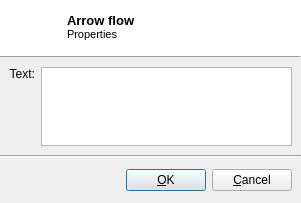
<?xml version="1.0" encoding="UTF-8"?>
<ui version="4.0">
 <class>ArrowFlowPropertiesDialog</class>
 <widget class="QDialog" name="ArrowFlowPropertiesDialog">
  <property name="geometry">
   <rect>
    <x>0</x>
    <y>0</y>
    <width>301</width>
    <height>203</height>
   </rect>
  </property>
  <property name="windowTitle">
   <string>Edit item</string>
  </property>
  <layout class="QVBoxLayout" name="verticalLayout">
   <property name="spacing">
    <number>0</number>
   </property>
   <property name="leftMargin">
    <number>0</number>
   </property>
   <property name="topMargin">
    <number>0</number>
   </property>
   <property name="rightMargin">
    <number>0</number>
   </property>
   <property name="bottomMargin">
    <number>2</number>
   </property>
   <item>
    <widget class="QFrame" name="frame_2">
     <property name="minimumSize">
      <size>
       <width>0</width>
       <height>55</height>
      </size>
     </property>
     <property name="maximumSize">
      <size>
       <width>16777215</width>
       <height>55</height>
      </size>
     </property>
     <property name="styleSheet">
      <string notr="true">background-color: white;</string>
     </property>
     <property name="frameShadow">
      <enum>QFrame::Raised</enum>
     </property>
     <layout class="QHBoxLayout" name="horizontalLayout_2">
      <property name="spacing">
       <number>15</number>
      </property>
      <property name="leftMargin">
       <number>20</number>
      </property>
      <item>
       <widget class="QLabel" name="label_3">
        <property name="minimumSize">
         <size>
          <width>32</width>
          <height>32</height>
         </size>
        </property>
        <property name="maximumSize">
         <size>
          <width>32</width>
          <height>32</height>
         </size>
        </property>
        <property name="text">
         <string/>
        </property>
        <property name="pixmap">
         <pixmap resource="../res.qrc">:/dlg/res/32/contact-new.png</pixmap>
        </property>
       </widget>
      </item>
      <item>
       <widget class="QLabel" name="label_4">
        <property name="text">
         <string>&lt;!DOCTYPE HTML PUBLIC &quot;-//W3C//DTD HTML 4.0//EN&quot; &quot;http://www.w3.org/TR/REC-html40/strict.dtd&quot;&gt;
&lt;html&gt;&lt;head&gt;&lt;meta name=&quot;qrichtext&quot; content=&quot;1&quot; /&gt;&lt;style type=&quot;text/css&quot;&gt;
p, li { white-space: pre-wrap; }
&lt;/style&gt;&lt;/head&gt;&lt;body style=&quot; font-family:'MS Shell Dlg 2'; font-size:8.25pt; font-weight:400; font-style:normal;&quot;&gt;
&lt;p style=&quot; margin-top:0px; margin-bottom:0px; margin-left:0px; margin-right:0px; -qt-block-indent:0; text-indent:0px;&quot;&gt;&lt;span style=&quot; font-size:10pt; font-weight:600;&quot;&gt;Arrow flow&lt;/span&gt;&lt;/p&gt;
&lt;p style=&quot; margin-top:0px; margin-bottom:0px; margin-left:0px; margin-right:0px; -qt-block-indent:0; text-indent:0px;&quot;&gt;&lt;span style=&quot; font-size:8pt;&quot;&gt;Properties&lt;/span&gt;&lt;/p&gt;&lt;/body&gt;&lt;/html&gt;</string>
        </property>
       </widget>
      </item>
     </layout>
    </widget>
   </item>
   <item>
    <widget class="Line" name="line">
     <property name="frameShadow">
      <enum>QFrame::Raised</enum>
     </property>
     <property name="orientation">
      <enum>Qt::Horizontal</enum>
     </property>
    </widget>
   </item>
   <item>
    <widget class="QFrame" name="frame">
     <property name="frameShadow">
      <enum>QFrame::Raised</enum>
     </property>
     <layout class="QGridLayout" name="gridLayout">
      <item row="0" column="0">
       <widget class="QLabel" name="label">
        <property name="text">
         <string>Text:</string>
        </property>
        <property name="alignment">
         <set>Qt::AlignRight|Qt::AlignTop|Qt::AlignTrailing</set>
        </property>
       </widget>
      </item>
      <item row="0" column="1">
       <widget class="QPlainTextEdit" name="txtText"/>
      </item>
     </layout>
    </widget>
   </item>
   <item>
    <widget class="Line" name="line_2">
     <property name="orientation">
      <enum>Qt::Horizontal</enum>
     </property>
    </widget>
   </item>
   <item>
    <widget class="QFrame" name="frame_3">
     <property name="minimumSize">
      <size>
       <width>0</width>
       <height>43</height>
      </size>
     </property>
     <property name="maximumSize">
      <size>
       <width>16777215</width>
       <height>43</height>
      </size>
     </property>
     <property name="frameShadow">
      <enum>QFrame::Raised</enum>
     </property>
     <layout class="QHBoxLayout" name="horizontalLayout">
      <property name="topMargin">
       <number>5</number>
      </property>
      <property name="bottomMargin">
       <number>3</number>
      </property>
      <item>
       <spacer name="horizontalSpacer">
        <property name="orientation">
         <enum>Qt::Horizontal</enum>
        </property>
        <property name="sizeHint" stdset="0">
         <size>
          <width>132</width>
          <height>20</height>
         </size>
        </property>
       </spacer>
      </item>
      <item>
       <widget class="QPushButton" name="btnOkay">
        <property name="text">
         <string>&amp;OK</string>
        </property>
        <property name="default">
         <bool>true</bool>
        </property>
       </widget>
      </item>
      <item>
       <widget class="QPushButton" name="btnCancel">
        <property name="text">
         <string>&amp;Cancel</string>
        </property>
       </widget>
      </item>
     </layout>
    </widget>
   </item>
  </layout>
 </widget>
 <resources>
  <include location="../res.qrc"/>
 </resources>
 <connections/>
</ui>
